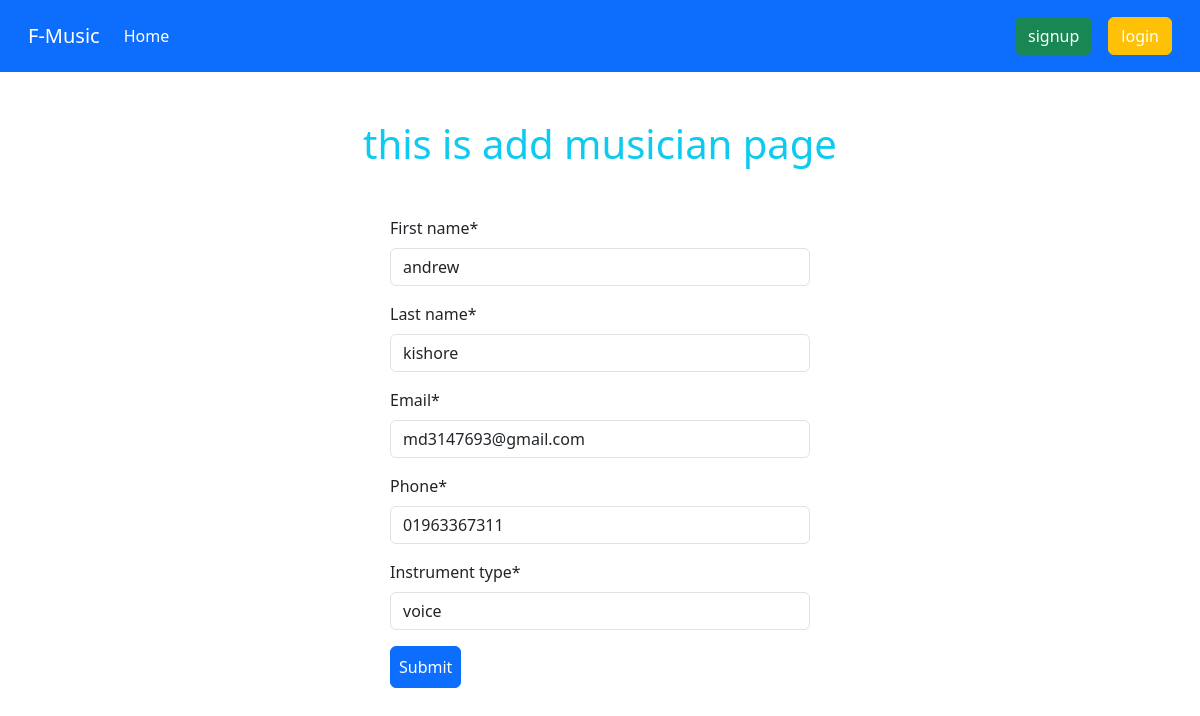
Page /musician/EditMusician/6 on the committed database.
### musician/models.py (models this page shows, shortened)
class MusicianModel(models.Model):
    first_name = models.CharField(max_length=255)
    last_name = models.CharField(max_length=255)
    email = models.EmailField(max_length=255)
    phone = models.CharField(max_length=255)
    instrument_type = models.CharField(max_length=255)

### musician/views.py (the view)
# urls.py: path('EditMusician/<int:id>',views.EditMusician.as_view(),name = 'edit_musician'),
class EditMusician(UpdateView):
    model = MusicianModel
    template_name = 'add_musician.html'
    pk_url_kwarg = 'id'
    success_url = reverse_lazy('homepage')
    form_class = forms.MusicianForm

### musician/forms.py
class MusicianForm(forms.ModelForm):
    class Meta:
        model = MusicianModel
        fields = '__all__'

### musician/templates/add_musician.html (shortened to what this page needs)
{%extends 'home.html'%}
{%block content%}
{%load crispy_forms_tags%}
<h1 class="text-center text-info mt-5 mb-5">this is add musician page</h1>
<form method="POST" style="width: 35%; margin: auto;">
    {{form | crispy}}
    <button class="btn btn-primary p-2 mb-5">Submit</button>
</form>
{%endblock%}

### rows in the picture
MusicianModel: first_name "andrew", last_name "kishore", email "md3147693@gmail.com", phone "01963367311", instrument_type "voice"
